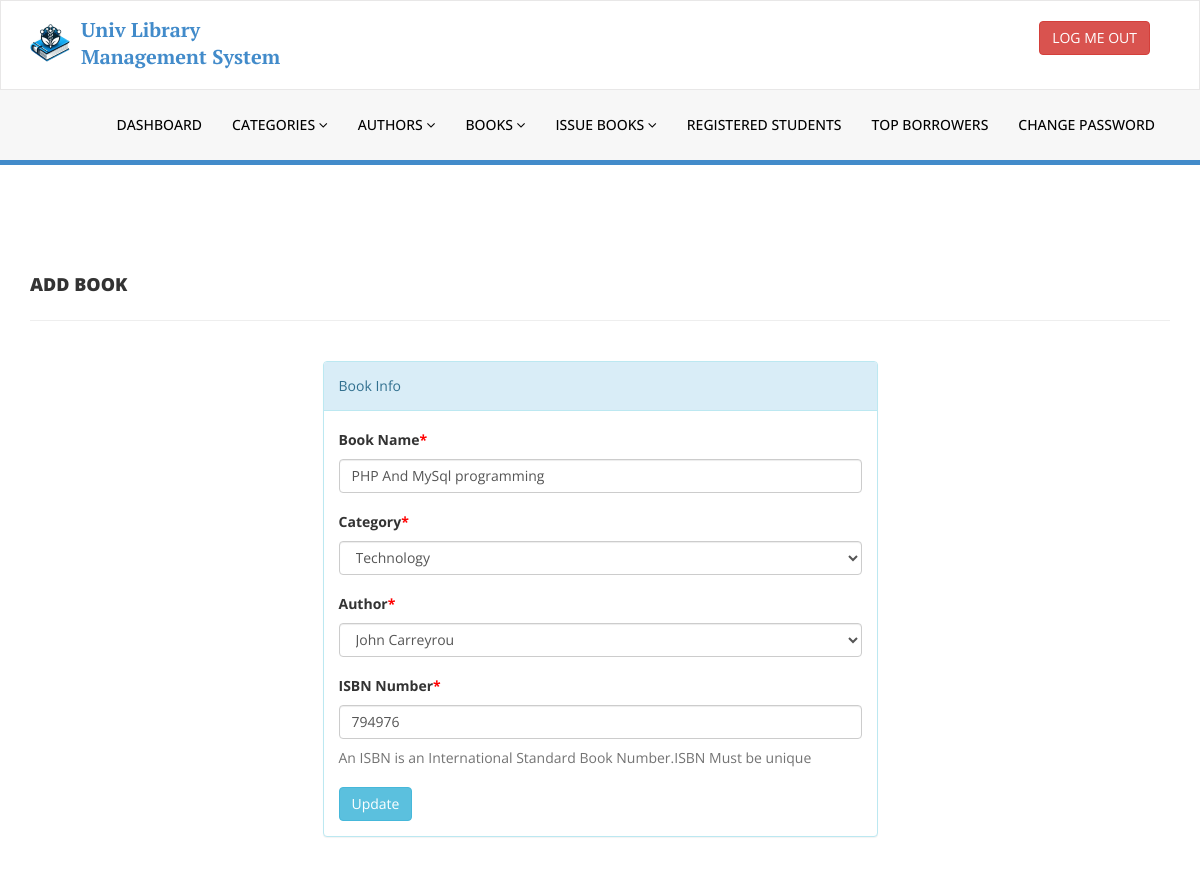
Page /library/admin/edit-book.php?bookid=1 (signed in) on the earlier database version.
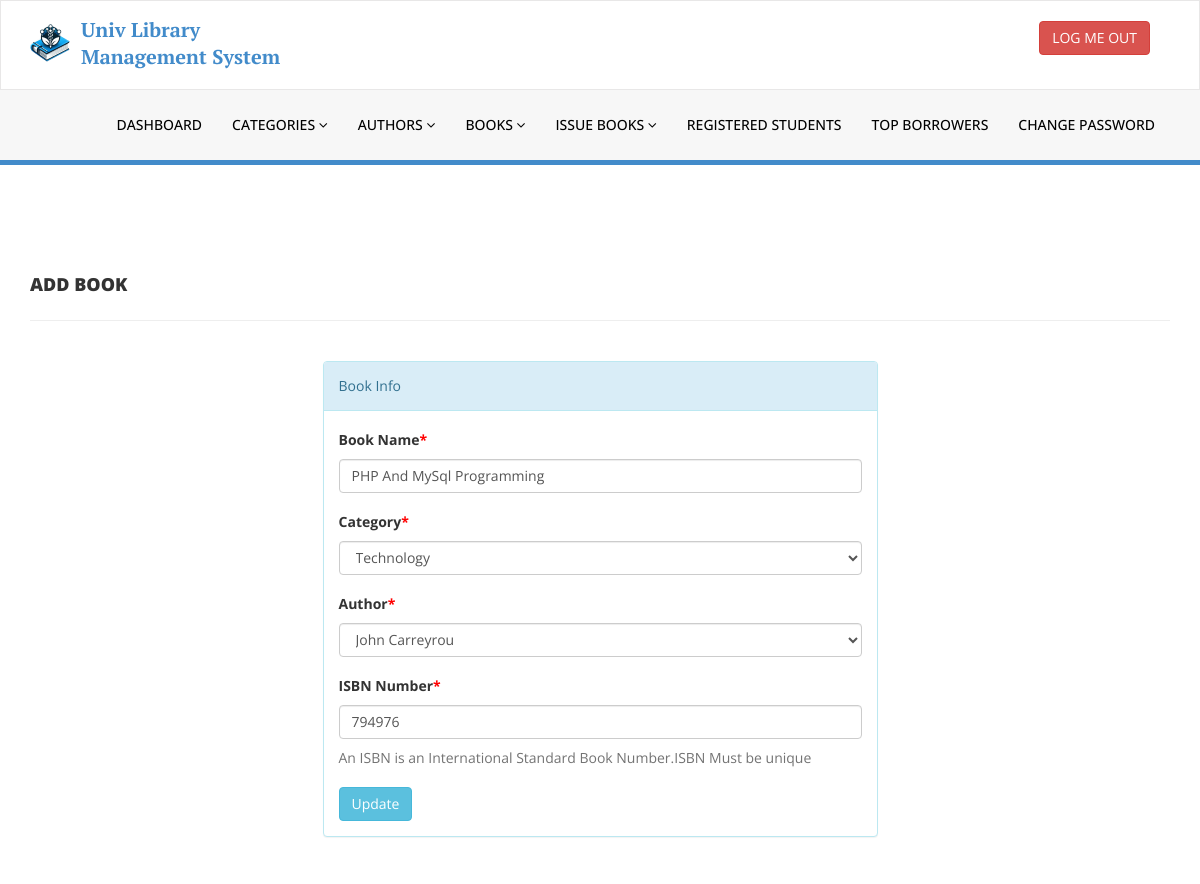
Same page on the later database version.
### tables this page shows
CREATE TABLE `tblbooks` (
  `id` int(11) NOT NULL,
  `BookName` varchar(255) DEFAULT NULL,
  `CatId` int(11) DEFAULT NULL,
  `AuthorId` int(11) DEFAULT NULL,
  `ISBNNumber` int(11) DEFAULT NULL,
  `BookPrice` int(11) DEFAULT NULL,
  `RegDate` timestamp NULL DEFAULT current_timestamp(),
  `UpdationDate` timestamp NULL DEFAULT NULL ON UPDATE current_timestamp(),
  `status` int(11) DEFAULT 1
);

CREATE TABLE `tblcategory` (
  `id` int(11) NOT NULL,
  `CategoryName` varchar(150) DEFAULT NULL,
  `Status` int(1) DEFAULT NULL,
  `CreationDate` timestamp NULL DEFAULT current_timestamp(),
  `UpdationDate` timestamp NULL DEFAULT '0000-00-00 00:00:00' ON UPDATE current_timestamp()
);

CREATE TABLE `tblauthors` (
  `id` int(11) NOT NULL,
  `AuthorName` varchar(159) DEFAULT NULL,
  `creationDate` timestamp NULL DEFAULT current_timestamp(),
  `UpdationDate` timestamp NULL DEFAULT NULL ON UPDATE current_timestamp()
);

### library/admin/edit-book.php (the view, shortened to what this page needs)
<?php
include('includes/config.php');
if (strlen($_SESSION['alogin']) == 0) {
    header('location:index.php');
} else {
?>
    <!DOCTYPE html>
    <html xmlns="http://www.w3.org/1999/xhtml">
    <head>
        <link href="assets/css/bootstrap.css" rel="stylesheet" />
        <link href="assets/css/font-awesome.css" rel="stylesheet" />
        <link href="assets/css/style.css" rel="stylesheet" />
    </head>
    <body>
        <?php include('includes/header.php'); ?>
        <div class="content-wrapper">
            <div class=" content-wrapper">
                <div class="container">
                    <div class="row pad-botm">
                        <div class="col-md-12">
                            <h4 class="header-line">Add Book</h4>
                        </div>
                    </div>
                    <div class="row">
                        <div class="col-md-6 col-sm-6 col-xs-12 col-md-offset-3"">
<div class=" panel panel-info">
                            <div class="panel-heading">
                                Book Info
                            </div>
                            <div class="panel-body">
                                <form role="form" method="post">
                                    <?php
                                    $bookid = intval($_GET['bookid']);
                                    $sql = "SELECT tblbooks.BookName,tblcategory.CategoryName,tblcategory.id as cid,tblauthors.AuthorName,tblauthors.id as athrid,tblbooks.ISBNNumber,tblbooks.BookPrice,tblbooks.id as bookid from  tblbooks join tblcategory on tblcategory.id=tblbooks.CatId join tblauthors on tblauthors.id=tblbooks.AuthorId where tblbooks.id=:bookid";
                                    $query = $dbh->prepare($sql);
                                    $query->bindParam(':bookid', $bookid, PDO::PARAM_STR);
                                    $query->execute();
                                    $results = $query->fetchAll(PDO::FETCH_OBJ);
                                    if ($query->rowCount() > 0) {
                                        foreach ($results as $result) {               ?>
                                            <div class="form-group">
                                                <label>Book Name<span style="color:red;">*</span></label>
                                                <input class="form-control" type="text" name="bookname" value="<?php echo htmlentities($result->BookName); ?>" required />
                                            </div>
                                            <div class="form-group">
                                                <label> Category<span style="color:red;">*</span></label>
                                                <select class="form-control" name="category" required="required">
                                                    <option value="<?php echo htmlentities($result->cid); ?>"> <?php echo htmlentities($catname = $result->CategoryName); ?></option>
                                                </select>
                                            </div>
                                            <div class="form-group">
                                                <label> Author<span style="color:red;">*</span></label>
                                                <select class="form-control" name="author" required="required">
                                                    <option value="<?php echo htmlentities($result->athrid); ?>"> <?php echo htmlentities($athrname = $result->AuthorName); ?></option>
                                                </select>
                                            </div>
                                            <div class="form-group">
                                                <label>ISBN Number<span style="color:red;">*</span></label>
                                                <input class="form-control" type="text" name="isbn" value="<?php echo htmlentities($result->ISBNNumber); ?>" required="required" />
                                                <p class="help-block">An ISBN is an International Standard Book Number.ISBN Must be unique</p>
                                            </div>
                                    <?php }
                                    } ?>
                                    <button type="submit" name="update" class="btn btn-info">Update </button>
                                </form>
                            </div>
                        </div>
                    </div>
                </div>
            </div>
        </div>
    </body>
    </html>
<?php } ?>

Differences in the rows shown:
changed tblbooks "Technology": bookname "PHP And MySql programming" → "PHP And MySql Programming"
